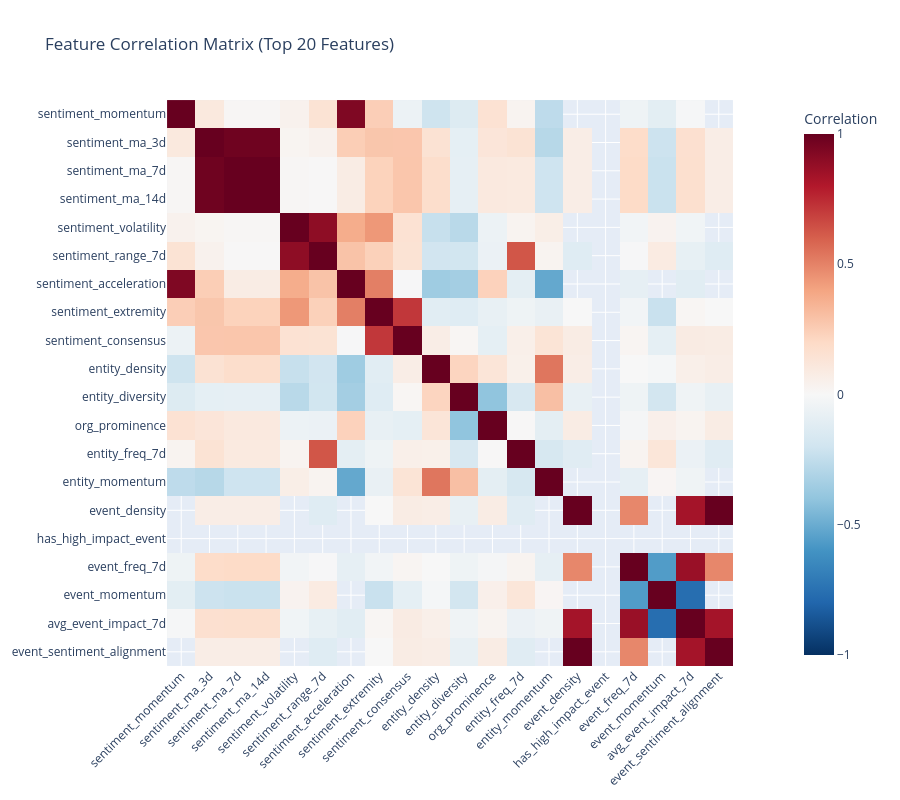

Notebook source saved alongside this figure:
### Markdown cell above
## 14. Feature Correlation Analysis

### Code cell
# Calculate correlation matrix for top features
top_features = existing_features[:20]  # Top 20 features
corr_matrix = df[top_features].corr()

# Visualize correlation heatmap
fig = px.imshow(
    corr_matrix,
    labels=dict(color="Correlation"),
    x=top_features,
    y=top_features,
    color_continuous_scale='RdBu_r',
    zmin=-1,
    zmax=1,
    title='Feature Correlation Matrix (Top 20 Features)'
)

fig.update_layout(
    height=800,
    xaxis_tickangle=-45
)

fig.write_html(VIZ_DIR / 'feature_correlation_matrix.html')
fig.show()

# Find highly correlated features (potential redundancy)
high_corr_pairs = []
for i in range(len(corr_matrix.columns)):
    for j in range(i+1, len(corr_matrix.columns)):
        if abs(corr_matrix.iloc[i, j]) > 0.8:
            high_corr_pairs.append((
                corr_matrix.columns[i],
                corr_matrix.columns[j],
                corr_matrix.iloc[i, j]
            ))

if high_corr_pairs:
    print(f"\n Highly correlated feature pairs (|r| > 0.8):")
    for feat1, feat2, corr in high_corr_pairs:
        print(f"  {feat1} <-> {feat2}: {corr:.3f}")
else:
    print("\n No highly correlated feature pairs found (good diversity)")

print(f"\n Correlation matrix saved to {VIZ_DIR / 'feature_correlation_matrix.html'}")

### Figure 1 — Plotly figure (JSON) as saved in the notebook; plotly's stock layout.template omitted (floating-point values rounded to 4 significant figures; data arrays with more than 128 entries replaced by an {"elided": "..."} marker saying what was removed)
{"data": [{"coloraxis": "coloraxis", "hovertemplate": "x: %{x}<br>y: %{y}<br>Correlation: %{z}<extra></extra>", "name": "0", "type": "heatmap", "x": ["sentiment_momentum", "sentiment_ma_3d", "sentiment_ma_7d", "sentiment_ma_14d", "sentiment_volatility", "sentiment_range_7d", "sentiment_acceleration", "sentiment_extremity", "sentiment_consensus", "entity_density", "entity_diversity", "org_prominence", "entity_freq_7d", "entity_momentum", "event_density", "has_high_impact_event", "event_freq_7d", "event_momentum", "avg_event_impact_7d", "event_sentiment_alignment"], "xaxis": "x", "y": ["sentiment_momentum", "sentiment_ma_3d", "sentiment_ma_7d", "sentiment_ma_14d", "sentiment_volatility", "sentiment_range_7d", "sentiment_acceleration", "sentiment_extremity", "sentiment_consensus", "entity_density", "entity_diversity", "org_prominence", "entity_freq_7d", "entity_momentum", "event_density", "has_high_impact_event", "event_freq_7d", "event_momentum", "avg_event_impact_7d", "event_sentiment_alignment"], "yaxis": "y", "z": {"elided": "20x20 float values"}}], "layout": {"coloraxis": {"cmax": 1, "cmin": -1, "colorbar": {"title": {"text": "Correlation"}}, "colorscale": [[0, "rgb(5,48,97)"], [0.1, "rgb(33,102,172)"], [0.2, "rgb(67,147,195)"], [0.3, "rgb(146,197,222)"], [0.4, "rgb(209,229,240)"], [0.5, "rgb(247,247,247)"], [0.6, "rgb(253,219,199)"], [0.7, "rgb(244,165,130)"], [0.8, "rgb(214,96,77)"], [0.9, "rgb(178,24,43)"], [1, "rgb(103,0,31)"]]}, "height": 800, "title": {"text": "Feature Correlation Matrix (Top 20 Features)"}, "xaxis": {"anchor": "y", "constrain": "domain", "domain": [0, 1], "scaleanchor": "y", "tickangle": -45}, "yaxis": {"anchor": "x", "autorange": "reversed", "constrain": "domain", "domain": [0, 1]}}}
